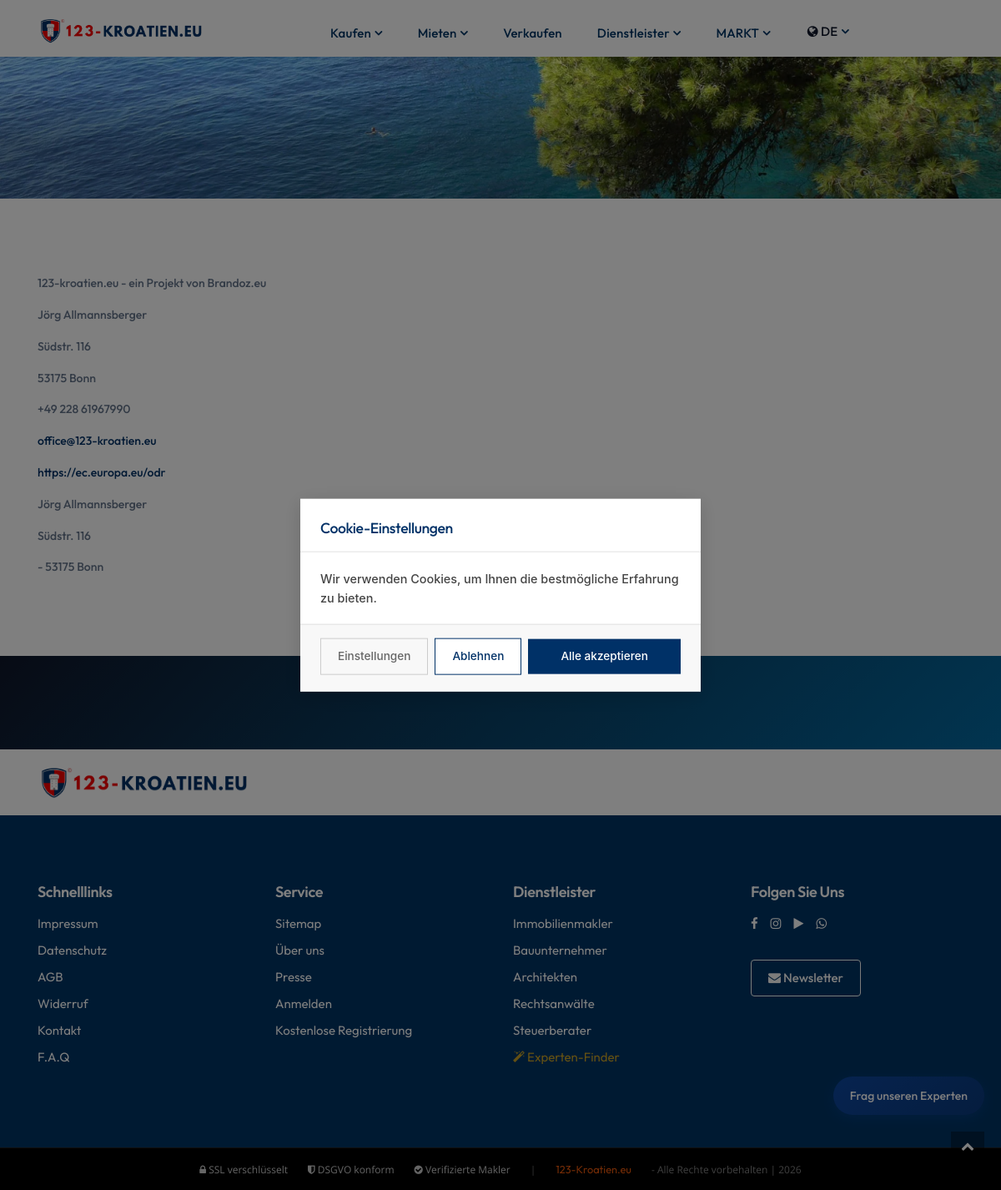
Page /ge/imprint/ on the committed database.
### pages/models.py (models this page shows)
class Translation(models.Model):
    PAGES = (
        ('home', 'home'),
        ('about', 'about'),
        ('listings', 'listings'),
        ('property details', 'property details'),
        ('blog', 'blog'),
        ('blog details', 'blog details'),
        ('contact', 'contact'),
        ('privacy', 'privacy'),
        ('navbar', 'navbar'),
        ('add-property', 'add-property'),
        ('profile', 'profile'),
        ('footer', 'footer'),
        ('login', 'login'),
        ('signup', 'signup'),
        ('faq', 'faq'),
        ('forget-password', 'forget-password'),
        ('reset-password', 'reset-password')
    )
    name = models.CharField(max_length=255, unique=True)
    page = models.CharField(max_length=50, choices=PAGES)
    english_content = models.TextField(blank=True)
    german_content = models.TextField(blank=True)
    french_content = models.TextField(blank=True)
    greek_content = models.TextField(blank=True)
    croatian_content = models.TextField(blank=True)
    polish_content = models.TextField(blank=True)
    czech_content = models.TextField(blank=True)
    russian_content = models.TextField(blank=True)
    swedish_content = models.TextField(blank=True)
    norway_content = models.TextField(blank=True)
    slovak_content = models.TextField(blank=True)
    dutch_content = models.TextField(blank=True)
    class Meta:
        ordering = ['name']

### main/views.py (the view)
# urls.py: path('imprint/', views.imprint, name='imprint'),
def imprint(request):
    path = request.path
    lang_code = path.split('/')[1] if len(path.split('/')) > 1 else 'ge'
    if lang_code in ['ge', 'en', 'hr', 'fr', 'nl', 'pl', 'cz', 'sk', 'ru', 'gr', 'sw', 'no']:
        translation.activate(lang_code)
        request.LANGUAGE_CODE = lang_code
        request.session['site_language'] = lang_code
    return render(request, 'main/imprint.html')

### templates/main/imprint.html (shortened to what this page needs)
{% extends 'include/base.html' %} {% load static %} {% block body %}
<header>
  <div class="imprintBg bg-theme-overlay">
    <section class="section__breadcrumb">
      <div class="container">
        <div class="row d-flex justify-content-center">
          <div class="col-md-8 text-center">
          </div>
        </div>
      </div>
    </section>
  </div>
</header>
<section class="bg-white">
  <div class="container">
    <div class="row align-items-center">
      <div class="col-lg-12">
        <p>123-kroatien.eu - ein Projekt von Brandoz.eu</p>
        <p>{{ imprint_owner }} Jörg Allmannsberger</p>
        <p>Südstr. 116</p>
        <p>53175 Bonn</p>
        <p>{{ imprint_phone }} +49 228 61967990</p>
        <p>
          <a href="mailto:office@123-kroatien.eu">office@123-kroatien.eu</a>
        </p>
        <p>
          <a href="https://ec.europa.eu/odr">https://ec.europa.eu/odr</a>
        </p>
        <p>Jörg Allmannsberger</p>
        <p>Südstr. 116</p>
        <p>{{ imprint_germany }}- 53175 Bonn</p>
      </div>
    </div>
  </div>
</section>
<section class="bg-gradient py-5">
  <div class="container">
    <div class="row align-items-center">
      <div class="col-lg-9">
      </div>
    </div>
  </div>
</section>
<div class="container">
  <div class="row">
    <div class="col-12">
      <img
        src="{% static 'images/logo-black2.png' %}"
        alt="logo"
        style="width: 255px; padding: 20px 0"
      />
    </div>
  </div>
</div>
{% endblock %}

### templates/include/base.html (shortened to what this page needs)
<!DOCTYPE html>
{% load static %}
{% load i18n %}
<html>
<head>
    <link href="{% static 'css/styles.css' %}" rel="stylesheet" type="text/css">
    <link href="{% static 'css/custom.css' %}" rel="stylesheet" type="text/css">
    <link href="{% static 'css/modern-theme.css' %}" rel="stylesheet" type="text/css">
</head>
<body>
        <nav class="navbar navbar-nav navbar-hover navbar-expand-lg navbar-soft">
            <div class="container">
                <a class="navbar-brand" href="/">
                    <img src="{% static 'images/logo-black2.png' %}" alt="logo" class="img-fluid" style="width: 270px;">
                </a>
                <div class="collapse navbar-collapse" id="main_nav99">
                    <ul class="navbar-nav mx-auto">
                        <li class="nav-item dropdown">
                            <a class="nav-link active dropdown-toggle" href="" data-toggle="dropdown">{{ nav_buy }}</a>
                        </li>
                        <li class="nav-item dropdown">
                            <a class="nav-link active dropdown-toggle" href="" data-toggle="dropdown">{{ nav_rent }}</a>
                        </li>
                        <li class="nav-item">
                            <a class="nav-link active" href="{% url 'main:owner' %}">{{ nav_sell }}</a>
                        </li>
                        <li class="nav-item dropdown">
                            <a class="nav-link active dropdown-toggle" href="#" data-toggle="dropdown">{{ nav_services }}</a>
                        </li>
                        <li class="nav-item dropdown">
                            <a class="nav-link active dropdown-toggle" href="#" data-toggle="dropdown">{{ nav_market }}</a>
                        </li>
                        <li class="nav-item dropdown">
                            <a class="nav-link dropdown-toggle" href="#" data-toggle="dropdown">
                                <i class="fa fa-globe"></i> {% if language == 'ge' %}DE{% elif language == 'en' %}EN{% elif language == 'hr' %}HR{% elif language == 'fr' %}FR{% elif language == 'pl' %}PL{% elif language == 'cz' %}CZ{% elif language == 'ru' %}RU{% elif language == 'gr' %}GR{% elif language == 'sw' %}SW{% elif language == 'no' %}NO{% elif language == 'sk' %}SK{% elif language == 'nl' %}NL{% else %}DE{% endif %}
                            </a>
                        </li>
                    </ul>
                </div>
            </div>
        </nav>
        {% block body %}
        {% endblock body%}
        {% include 'include/footer.html' %}
        <a href="javascript:" id="return-to-top"><i class="fa fa-chevron-up"></i></a>
        {% include "chatbot_widget.html" %}
    {% include "include/cookie_banner.html" %}
    </body>
</html>

### templates/include/footer.html
{% load static %}
<footer>
    <div class="myFooterBg wrapper__footer">
        <div class="container">
            <div class="row">
                <div class="col-md-3">
                    <div class="widget__footer">
                        <h4 class="footer-title">{{Quick_Links}}</h4>
                        <ul class="list-unstyled footer-links">
                            <li><a href="{% url 'main:imprint' %}" class="text-white">{{Imprint}}</a></li>
                            <li><a href="{% url 'main:data-protection' %}" class="text-white">{{PrivacyPolicy}}</a></li>
                            <li><a href="{% url 'main:agb' %}" class="text-white">{{TermsConditions}}</a></li>
                            <li><a href="{% url 'main:cancellation-policy' %}" class="text-white">{{Withdrawal}}</a></li>
                            <li><a href="{% url 'main:contact' %}" class="text-white">{{Contact}}</a></li>
                            <li><a href="{% url 'main:faq' %}" class="text-white">{{nav_faq}}</a></li>
                        </ul>
                    </div>
                </div>
                <div class="col-md-3">
                    <div class="widget__footer">
                        <h4 class="footer-title">{{Service}}</h4>
                        <ul class="list-unstyled footer-links">
                            <li><a href="{% url 'main:sitemap' %}" class="text-white">{{Sitemap}}</a></li>
                            <li><a href="{% url 'main:about' %}" class="text-white">{{ nav_about }}</a></li>
                            <li><a href="{% url 'main:blog-single-1' %}" class="text-white">{{Press}}</a></li>
                            {% if user.is_authenticated %}
                            <li><a href="#" class="text-white"><i class="fa fa-user"></i> {{ user.username }}</a></li>
                            {% if user.is_authenticated %}
                            {% if user.professional.professional_type == 'real_estate_agent' or user.professional.professional_type == 'construction_company' %}<li><a href="{% url 'main:makler_dashboard' %}" class="text-white"><i class="fa fa-building"></i> Makler-Portal</a></li>{% elif user.professional %}<li><a href="{% url 'professional_portal:dashboard' %}" class="text-white"><i class="fa fa-briefcase"></i> Mein Portal</a></li>{% endif %}
                            {% endif %}
                            <li><a href="{% url 'account:logout' %}" class="text-white">{{ nav_logout }}</a></li>
                            {% else %}
                            <li><a href="{% url 'account:login' %}" class="text-white">{{Login}}</a></li>
                            <li><a href="{% if language == 'hr' %}/hr/hrvatska/postanite-partner/{% else %}/ge/kroatien/partner-werden/{% endif %}" class="text-white">{{FreeRegistration}}</a></li>
                            {% endif %}
                        </ul>
                    </div>
                </div>
                <div class="col-md-3">
                    <div class="widget__footer">
                        <h4 class="footer-title">{{footer_services}}</h4>
                        <ul class="list-unstyled footer-links">
                            <li><a href="/{{ language }}/{{ country_name }}/{{ url_realtor }}/" class="text-white">{{dropdown_realtor}}</a></li>
                            <li><a href="/{{ language }}/{{ country_name }}/{{ url_contractor }}/" class="text-white">{{dropdown_contractor}}</a></li>
                            <li><a href="/{{ language }}/{{ country_name }}/{{ url_architect }}/" class="text-white">{{dropdown_architect}}</a></li>
                            <li><a href="/{{ language }}/{{ country_name }}/{{ url_lawyer }}/" class="text-white">{{dropdown_lawyer}}</a></li>
                            <li><a href="/{{ language }}/{{ country_name }}/{{ url_tax_advisor }}/" class="text-white">{{dropdown_tax_advisor}}</a></li>
                            <li><a href="/{{ language }}/{{ url_experten_finder }}/" class="text-white" style="color:#c9a227 !important;"><i class="fa fa-magic"></i> {{ experten_finder_label }}</a></li>
                        </ul>
                    </div>
                </div>
                <div class="col-md-3">
                    <div class="widget__footer">
                        <h4 class="footer-title">{{follow_us}}</h4>
                        <div class="social-icons-row">
                            <a href="https://facebook.com" target="_blank"><i class="fa fa-facebook"></i></a>
                            <a href="https://instagram.com" target="_blank"><i class="fa fa-instagram"></i></a>
                            <a href="https://tiktok.com" target="_blank"><i class="fa fa-play"></i></a>
                            <a href="https://whatsapp.com" target="_blank"><i class="fa fa-whatsapp"></i></a>
                        </div>
                        <a href="{% url 'main:contact' %}?newsletter=1" class="btn btn-outline-light btn-sm mt-3">
                            <i class="fa fa-envelope"></i> {{newsletter}}
                        </a>
                    </div>
                </div>
            </div>
        </div>
    </div>
    <div class="bg__footer-bottom-v1">
        <div class="container">
            <div class="row" align="center">
                <div class="col-md-12">
                    <div style="display: flex; justify-content: center; align-items: center; flex-wrap: wrap; gap: 1.5rem; font-size: 0.8rem;"><span style="color: rgba(255,255,255,0.8);"><i class="fa fa-lock"></i> SSL verschlüsselt</span><span style="color: rgba(255,255,255,0.8);"><i class="fa fa-shield"></i> DSGVO konform</span><span style="color: rgba(255,255,255,0.8);"><i class="fa fa-check-circle"></i> Verifizierte Makler</span><span style="color: rgba(255,255,255,0.4);">|</span><a href="#" style="color: #E41F0E;">123-Kroatien.eu</a><span style="color: rgba(255,255,255,0.5);"> - Alle Rechte vorbehalten | 2026</span></div>
                </div>
            </div>
        </div>
    </div>
</footer>

### templates/chatbot_widget.html (shortened to what this page needs)
<div id="chatbot-widget">
    <button id="chatbot-toggle" onclick="toggleChatbot()">{{chatbot_button_text}}</button>
</div>

### templates/include/cookie_banner.html (shortened to what this page needs)
<div id="cookieBanner" class="cookie-banner" style="display: none;">
  <div class="cookie-modal">
    <div class="cookie-header">
      <h3>{{ cookie_title }}</h3>
    </div>
    <div class="cookie-body">
      <p>{{ cookie_text }}</p>
    </div>
    <div class="cookie-footer">
      <div class="cookie-buttons-main" id="cookieButtonsMain">
        <button class="cookie-btn cookie-btn-settings" onclick="toggleCookieSettings()">{{ cookie_settings }}</button>
        <button class="cookie-btn cookie-btn-reject" onclick="rejectCookies()">{{ cookie_reject }}</button>
        <button class="cookie-btn cookie-btn-accept" onclick="acceptAllCookies()">{{ cookie_accept }}</button>
      </div>
    </div>
  </div>
</div>

### rows in the picture
Translation: german_content "Kaufen"
Translation: german_content "Mieten"
Translation: german_content "Verkaufen"
Translation: german_content "Dienstleister"
Translation: german_content "MARKT"
Translation: german_content "Schnelllinks"
Translation: german_content "Impressum"
Translation: german_content "Datenschutz"
Translation: german_content "AGB"
Translation: german_content "Widerruf"
Translation: german_content "Kontakt"
Translation: german_content "F.A.Q"
Translation: german_content "Service"
Translation: german_content "Sitemap"
Translation: german_content "Über uns"
Translation: german_content "Presse"
Translation: german_content "Anmelden"
Translation: german_content "Kostenlose Registrierung"
Translation: german_content "Dienstleister"
Translation: german_content "Immobilienmakler"
Translation: german_content "Bauunternehmer"
Translation: german_content "Architekten"
Translation: german_content "Rechtsanwälte"
Translation: german_content "Steuerberater"
Translation: german_content "Folgen Sie Uns"
Translation: german_content "Newsletter"
Translation: german_content "Frag unseren Experten"

### other values in the picture
{{ experten_finder_label }} "Experten-Finder"
{{ cookie_title }} "Cookie-Einstellungen"
{{ cookie_text }} "Wir verwenden Cookies, um Ihnen die bestmögliche Erfahrung zu bieten."
{{ cookie_settings }} "Einstellungen"
{{ cookie_reject }} "Ablehnen"
{{ cookie_accept }} "Alle akzeptieren"
